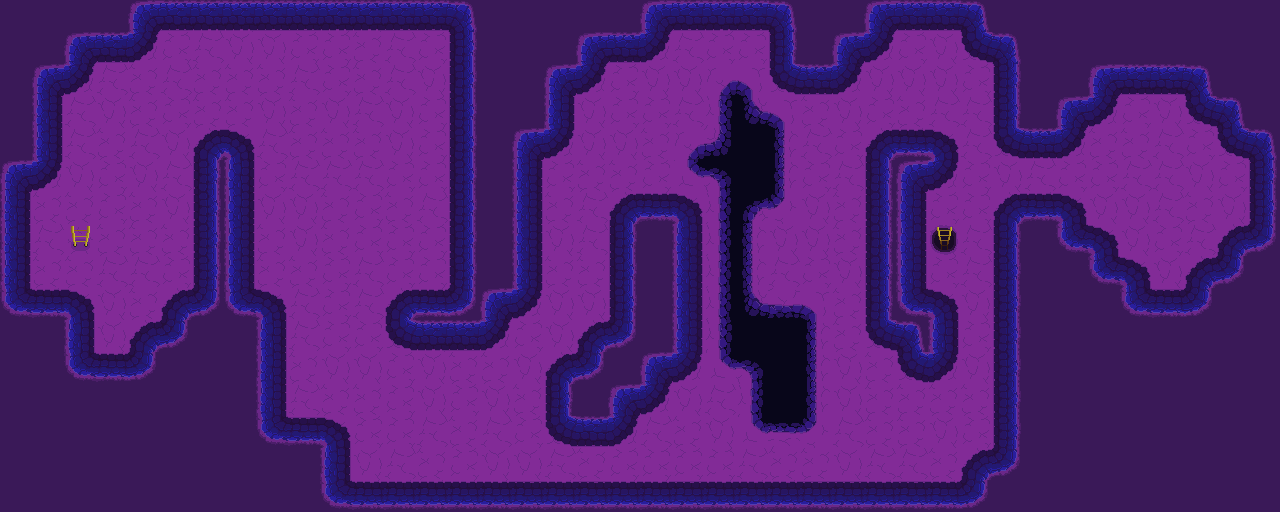

Below is a game level as drawn by its tile map, then a one-line description and the .tmx file that defines it, in full:
An orthogonal 40x16 tile map with 32x32 px tiles, 1 tile layer (Tile Layer 1), 2 tilesets and 10 objects.

<map version="1.0" orientation="orthogonal" renderorder="right-down" width="40" height="16" tilewidth="32" tileheight="32" nextobjectid="37">
 <properties>
  <property name="Name" value="Spirit_MineB1" />
    <property name="LivingMap" value="MineB1" />
 </properties>
 <tileset firstgid="1" source="../Tilesets/MineTileset.tsx" />
 <tileset firstgid="257" source="../Tilesets/PlaceObjects.tsx" />
 <layer name="Tile Layer 1" width="40" height="16">
  <data encoding="csv">
162,162,162,162,97,178,98,98,178,178,98,98,178,178,99,162,162,162,162,162,97,178,98,178,99,162,162,97,178,178,99,162,162,162,162,162,162,162,162,162,
162,162,97,178,179,114,4,20,20,114,114,18,4,114,115,162,162,162,97,178,179,4,114,114,161,162,97,179,114,20,177,99,162,162,162,162,162,162,162,162,
162,97,179,4,18,4,18,18,18,4,114,18,4,20,115,162,162,97,179,114,20,20,49,51,177,178,179,20,20,20,114,115,162,162,97,178,178,99,162,162,
162,113,4,20,18,114,18,18,20,18,20,4,20,114,161,162,162,113,20,114,114,4,19,33,51,18,20,114,18,4,4,115,162,97,179,114,20,177,99,162,
162,163,4,18,4,20,145,147,4,18,18,18,20,114,161,162,97,179,20,20,18,49,35,66,67,4,114,145,130,147,4,177,98,179,18,18,4,114,177,99,
97,179,20,114,20,4,161,163,114,4,4,4,114,114,161,162,113,114,18,18,114,81,3,66,17,114,4,161,97,179,114,20,4,114,114,4,4,20,114,161,
163,18,18,114,18,20,115,113,20,20,18,114,18,4,115,162,163,18,4,145,130,147,65,1,83,20,18,115,113,114,114,145,130,147,20,20,4,18,20,115,
113,4,37,18,18,18,115,113,18,20,18,114,114,114,115,162,113,20,4,161,162,113,65,67,20,20,18,115,113,36,4,115,162,129,147,20,114,4,145,131,
113,18,18,4,4,114,161,163,18,18,114,4,114,114,115,162,113,18,18,161,162,113,65,67,4,114,20,161,163,114,4,161,162,162,129,147,20,145,131,162,
129,130,147,20,18,145,131,129,147,4,114,4,145,130,131,97,179,20,20,115,162,163,65,33,50,51,18,115,129,147,20,161,162,162,162,129,146,131,162,162,
162,162,163,20,145,131,162,162,163,4,114,114,177,98,178,179,114,20,145,131,162,113,19,66,66,67,18,177,99,163,114,115,162,162,162,162,162,162,162,162,
162,162,129,130,131,162,162,162,163,18,20,20,114,20,18,18,20,145,131,162,97,179,81,3,66,67,20,18,177,179,20,161,162,162,162,162,162,162,162,162,
162,162,162,162,162,162,162,162,113,4,18,18,114,20,114,20,18,115,162,97,179,20,4,65,66,17,20,18,18,18,18,161,162,162,162,162,162,162,162,162,
162,162,162,162,162,162,162,162,129,146,147,114,114,4,18,4,114,177,178,179,4,18,20,81,2,83,4,18,18,20,114,161,162,162,162,162,162,162,162,162,
162,162,162,162,162,162,162,162,162,162,163,20,4,18,114,20,20,4,18,114,114,114,114,4,18,18,20,4,4,18,145,131,162,162,162,162,162,162,162,162,
162,162,162,162,162,162,162,162,162,162,129,130,130,130,130,130,146,130,146,130,130,146,130,130,130,146,146,130,146,130,131,162,162,162,162,162,162,162,162,162
</data>
 </layer>
 <objectgroup name="ObjectLayers">
  <object id="6" gid="257" x="352" y="128" width="32" height="32">
   <properties>
    <property name="ObjectName" value="StrongMan" />
    <property name="When" value="not player_is_dead" />
   </properties>
  </object>
  <object id="28" x="64" y="256" width="32" height="32">
   <properties>
    <property name="PortalFrom" value="UpperLevel" />
   </properties>
  </object>
  <object id="29" x="928" y="256" width="32" height="32">
   <properties>
    <property name="PortalFrom" value="LowerLevel" />
   </properties>
  </object>
  <object id="30" x="64" y="224" width="32" height="32">
   <properties>
    <property name="PortalTo" value="Spirit_MineHideout:LowerLevel" />
   </properties>
  </object>
  <object id="31" gid="257" x="608" y="160" width="32" height="32">
   <properties>
    <property name="ObjectName" value="StrongMan" />
    <property name="When" value="not player_is_dead" />
   </properties>
  </object>
  <object id="32" gid="257" x="672" y="448" width="32" height="32">
   <properties>
    <property name="ObjectName" value="StrongMan" />
    <property name="When" value="not player_is_dead" />
   </properties>
  </object>
  <object id="33" gid="257" x="800" y="256" width="32" height="32">
   <properties>
    <property name="ObjectName" value="StrongMan" />
    <property name="When" value="not player_is_dead" />
   </properties>
  </object>
  <object id="34" x="928" y="224" width="32" height="32">
   <properties>
    <property name="PortalTo" value="Spirit_MineB2:UpperLevel" />
   </properties>
  </object>
  <object id="35" gid="261" x="1152" y="224" width="32" height="32">
   <properties>
    <property name="ObjectName" value="HealthDrop" />
    <property name="When" value="player_is_alive" />
   </properties>
  </object>
  <object id="36" gid="261" x="1184" y="192" width="32" height="32">
   <properties>
    <property name="ObjectName" value="HealthDrop" />
    <property name="When" value="player_is_alive" />
   </properties>
  </object>
 </objectgroup>
</map>
